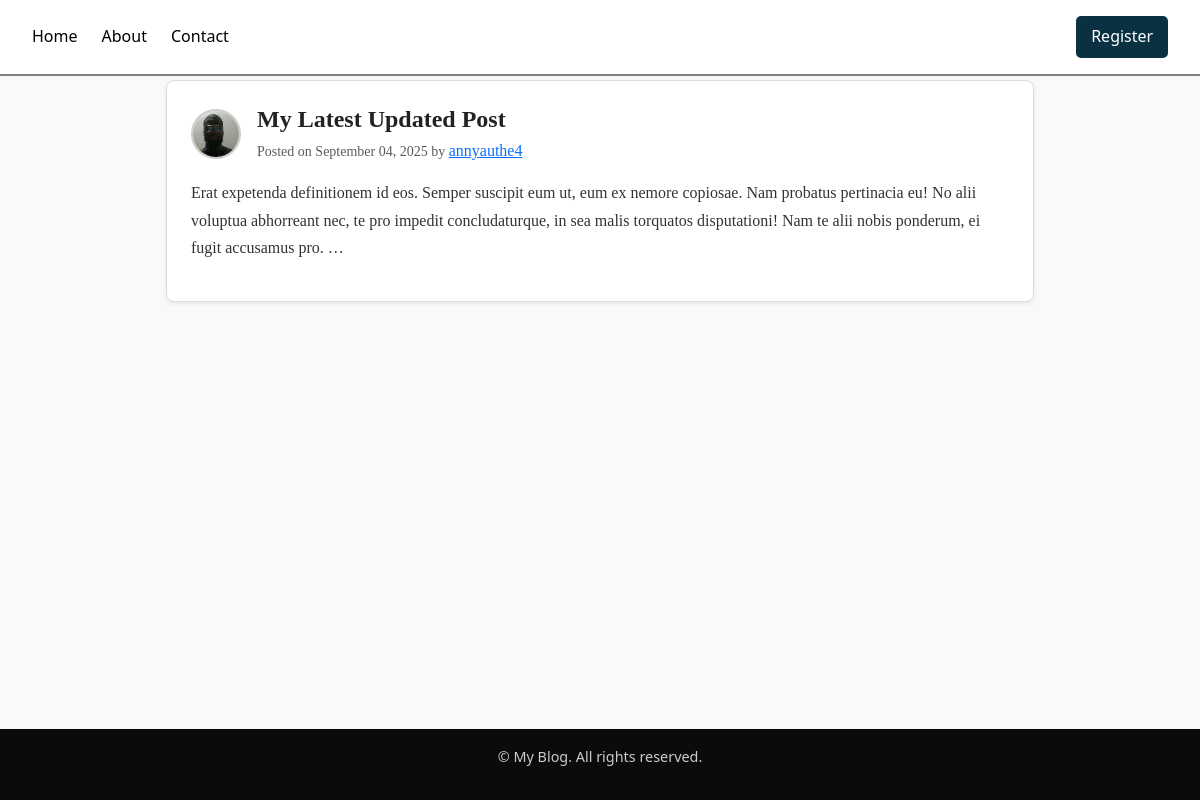
The app's page /post/31/ with its own data.
### blog/models.py (models this page shows, shortened)
class Post(models.Model):
    title = models.CharField(max_length=100)
    content = models.TextField()
    date_posted = models.DateTimeField(default=timezone.now)
    date_updated = models.DateTimeField(auto_now=True)
    author = models.ForeignKey(User, on_delete=models.CASCADE, default=1)

### users/models.py (models this page shows, shortened)
class Profile(models.Model):
    user = models.OneToOneField(User, on_delete=models.CASCADE)
    image = models.ImageField(default='profile_pics/default.jpg', upload_to='profile_pics')

### blog/views.py (the view)
# urls.py: path('post/<int:pk>/', PostDetailView.as_view(), name='post-detail'),
class PostDetailView(DetailView):
    model = Post

### blog/templates/blog/post_detail.html (shortened to what this page needs)
{% extends 'blog/base.html' %}
{% block content %}
        <article class="post-card mb-5 p-4 shadow-sm">
                <div class="d-flex align-items-center mb-2">
                        <img src="{{ object.author.profile.image.url }}" alt="{{ object.author.username }}"
                                class="rounded-circle author-img">
                        <div class="ms-3">
                                <h2 class="post-title mb-1">{{ object.title }}</h2>
                                <small class="text-muted">
                                        Posted on {{ object.date_posted|date:"F d, Y" }} by
                                </small>
                                <a class="ml-2" href="{% url 'user-posts' object.author.username %}">{{ object.author.username }}</a>
                        </div>
                </div>
                 <div>
                        <div>
                                <p class="post-content">
                                        {{ object.content|truncatewords:40 }}
                                </p>
                        </div>
                 </div>
        </article>
{% endblock content %}

### blog/static/blog/styles.css (style rules this page uses)
* { margin: 0; padding: 0; box-sizing: border-box; }
html, body { height: 100%; }
body { display: flex; flex-direction: column; font-family: "Segoe UI", Tahoma, sans-serif; line-height: 1.6; color: #222; background-color: rgba(249, 249, 249, 1); }
.post-card { background: #fff; border: 1px solid #ddd; border-radius: 8px; font-family: "Georgia", serif; }
.author-img { width: 50px; height: 50px; object-fit: cover; border: 2px solid #ccc; }
.post-title { font-size: 1.5rem; font-weight: bold; font-family: "Times New Roman", serif; color: #222; }
.post-content { margin-top: 1rem; font-size: 1rem; line-height: 1.7; color: #333; }

### records on screen
Post: author.profile.image (picture), title "My Latest Updated Post", date_posted "September 04, 2025", author.username "annyauthe4", content "Erat expetenda definitionem id eos. Semper suscipit eum ut, eum ex nemore copiosae. Nam probatus pertinacia eu! No alii voluptua abhorreant nec, te pro impedit concludaturque, in sea malis torquatos disputationi! Nam te alii nobis ponderum, ei fugit accusamus pro. …"
